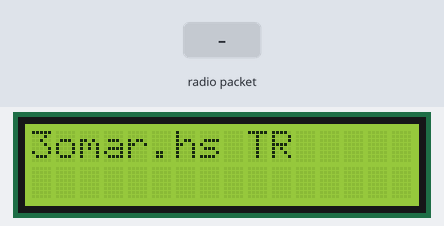
Simulated run of this sketch. Board: Arduino Uno, built with avr-gcc and run on an emulated ATmega328P. Parts: 16×2 character LCD. The test bench sets the inputs (shaded band). No radio packets arrive unless stated; what the sketch prints to the serial monitor is not drawn.

Above: at 1.2 s.
1.3 s: radio packet "1" arrives
At 2.5 s:
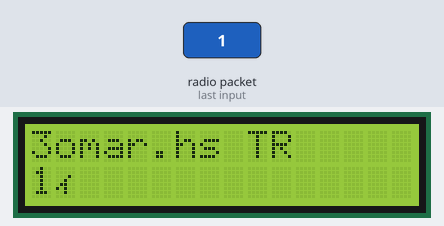
2.8 s: radio packet "0" arrives
At 3.8 s:
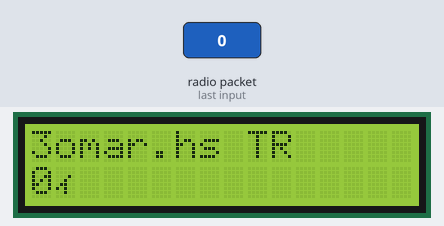
4.3 s: radio packet "2" arrives
At 4.9 s:
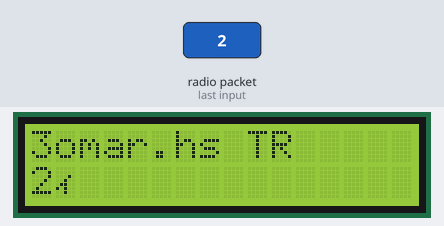
Timing chart, 0 to 7.3 s (numbered marks = the images above; inputs shaded):
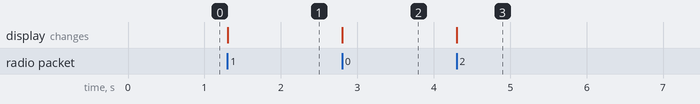

Measured:
- after the input at 1.3 s, the display: changes at once (image 1)
- after the input at 2.8 s, the display: changes at once (image 2)
- after the input at 4.3 s, the display: changes at once (image 3)

The sketch:

TR_receiver.ino
```cpp
//RECEIVER

#include <LiquidCrystal_I2C.h>
LiquidCrystal_I2C lcd(0x27,16,2);

// RadioHead - Version: Latest
#include <RH_ASK.h>
// SPI - Version: Latest
// Not actualy used but needed to compile
#include <SPI.h>

//RH_ASK driver;
RH_ASK rf_driver;

long myTime;


void setup()
{
  lcd.backlight();
  lcd.init();
  lcd.setCursor(0, 0);
  lcd.print("3omar.hs TR");

  rf_driver.init();

    Serial.begin(9600);
    //if (!driver.init())
      //   Serial.println("init failed");
}

void loop()
{
    if(millis() >= myTime + 3000){
      //lcd.clear();
  lcd.setCursor(0, 1);
  lcd.print("                     ");
    }
    uint8_t buf[11];
    uint8_t buflen = sizeof(buf);
    if (rf_driver.recv(buf, &buflen))
    {
      int i;
      Serial.print("Message: ");
      String temp = (char*)buf;
      temp = temp.substring(0, temp.length());
      Serial.println(temp);
      lcd.setCursor(0, 1);
  lcd.print(temp); //(char*)buf);
  myTime = millis();
    }
}
```
